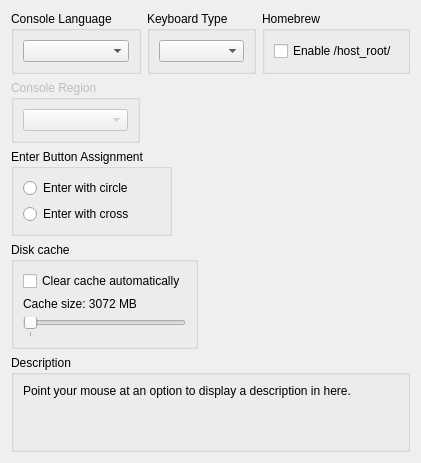
     <widget class="QWidget" name="systemTab">
      <attribute name="title">
       <string>System</string>
      </attribute>
      <layout class="QVBoxLayout" name="verticalLayout_73">
       <item>
        <layout class="QHBoxLayout" name="horizontalLayout_14" stretch="1,1,1">
         <item>
          <widget class="QGroupBox" name="gb_sysLang">
           <property name="title">
            <string>Console Language</string>
           </property>
           <layout class="QVBoxLayout" name="verticalLayout_34">
            <item>
             <widget class="QComboBox" name="sysLangBox"/>
            </item>
           </layout>
          </widget>
         </item>
         <item>
          <widget class="QGroupBox" name="gb_keyboardType">
           <property name="title">
            <string>Keyboard Type</string>
           </property>
           <layout class="QVBoxLayout" name="verticalLayout_keyboardType">
            <item>
             <widget class="QComboBox" name="keyboardType"/>
            </item>
           </layout>
          </widget>
         </item>
         <item>
          <widget class="QGroupBox" name="gb_homebrew">
           <property name="title">
            <string>Homebrew</string>
           </property>
           <layout class="QVBoxLayout" name="verticalLayout_35">
            <item>
             <widget class="QCheckBox" name="enableHostRoot">
              <property name="text">
               <string>Enable /host_root/</string>
              </property>
             </widget>
            </item>
           </layout>
          </widget>
         </item>
        </layout>
       </item>
       <item>
        <layout class="QHBoxLayout" name="horizontalLayout_15" stretch="1,1,1">
         <item>
          <widget class="QGroupBox" name="groupBox_33">
           <property name="enabled">
            <bool>false</bool>
           </property>
           <property name="title">
            <string>Console Region</string>
           </property>
           <layout class="QVBoxLayout" name="verticalLayout_36">
            <item>
             <widget class="QComboBox" name="comboBox_12"/>
            </item>
           </layout>
          </widget>
         </item>
         <item>
          <widget class="QWidget" name="widget_4" native="true"/>
         </item>
         <item>
          <widget class="QWidget" name="widget_6" native="true"/>
         </item>
        </layout>
       </item>
       <item>
        <layout class="QHBoxLayout" name="horizontalLayout_17" stretch="1,1,1">
         <item>
          <widget class="QGroupBox" name="gb_enterButtonAssignment">
           <property name="title">
            <string>Enter Button Assignment</string>
           </property>
           <layout class="QVBoxLayout" name="verticalLayout_72">
            <item>
             <widget class="QRadioButton" name="enterButtonAssignCircle">
              <property name="text">
               <string>Enter with circle</string>
              </property>
             </widget>
            </item>
            <item>
             <widget class="QRadioButton" name="enterButtonAssignCross">
              <property name="text">
               <string>Enter with cross</string>
              </property>
             </widget>
            </item>
           </layout>
          </widget>
         </item>
         <item>
          <widget class="QWidget" name="widget_12" native="true"/>
         </item>
         <item>
          <widget class="QWidget" name="widget_13" native="true"/>
         </item>
        </layout>
       </item>
       <item>
        <layout class="QHBoxLayout" name="horizontalLayout_18" stretch="1,1,1">
         <item>
          <widget class="QGroupBox" name="gb_DiskCacheClearing">
           <property name="title">
            <string>Disk cache</string>
           </property>
           <layout class="QVBoxLayout" name="verticalLayout_81">
            <item>
             <widget class="QCheckBox" name="enableCacheClearing">
              <property name="text">
               <string>Clear cache automatically</string>
              </property>
             </widget>
            </item>
            <item>
             <widget class="QLabel" name="maximumCacheSizeLabel">
              <property name="text">
               <string>Cache size: 3072 MB</string>
              </property>
             </widget>
            </item>
            <item>
             <widget class="QSlider" name="maximumCacheSize">
              <property name="pageStep">
               <number>512</number>
              </property>
              <property name="orientation">
               <enum>Qt::Horizontal</enum>
              </property>
              <property name="tickPosition">
               <enum>QSlider::TicksBelow</enum>
              </property>
              <property name="tickInterval">
               <number>1024</number>
              </property>
             </widget>
            </item>
           </layout>
          </widget>
         </item>
         <item>
          <widget class="QWidget" name="widget_14" native="true"/>
         </item>
         <item>
          <widget class="QWidget" name="widget_15" native="true"/>
         </item>
        </layout>
       </item>
       <item>
        <spacer name="verticalSpacer_8">
         <property name="orientation">
          <enum>Qt::Vertical</enum>
         </property>
         <property name="sizeType">
          <enum>QSizePolicy::MinimumExpanding</enum>
         </property>
         <property name="sizeHint" stdset="0">
          <size>
           <width>0</width>
           <height>0</height>
          </size>
         </property>
        </spacer>
       </item>
       <item>
        <widget class="QGroupBox" name="groupBox_61">
         <property name="title">
          <string>Description</string>
         </property>
         <layout class="QHBoxLayout" name="horizontalLayout_13">
          <item>
           <widget class="QLabel" name="description_system">
            <property name="text">
             <string>Point your mouse at an option to display a description in here.


</string>
            </property>
            <property name="textFormat">
             <enum>Qt::PlainText</enum>
            </property>
            <property name="alignment">
             <set>Qt::AlignLeading|Qt::AlignLeft|Qt::AlignTop</set>
            </property>
            <property name="wordWrap">
             <bool>true</bool>
            </property>
           </widget>
          </item>
         </layout>
        </widget>
       </item>
      </layout>
     </widget>
